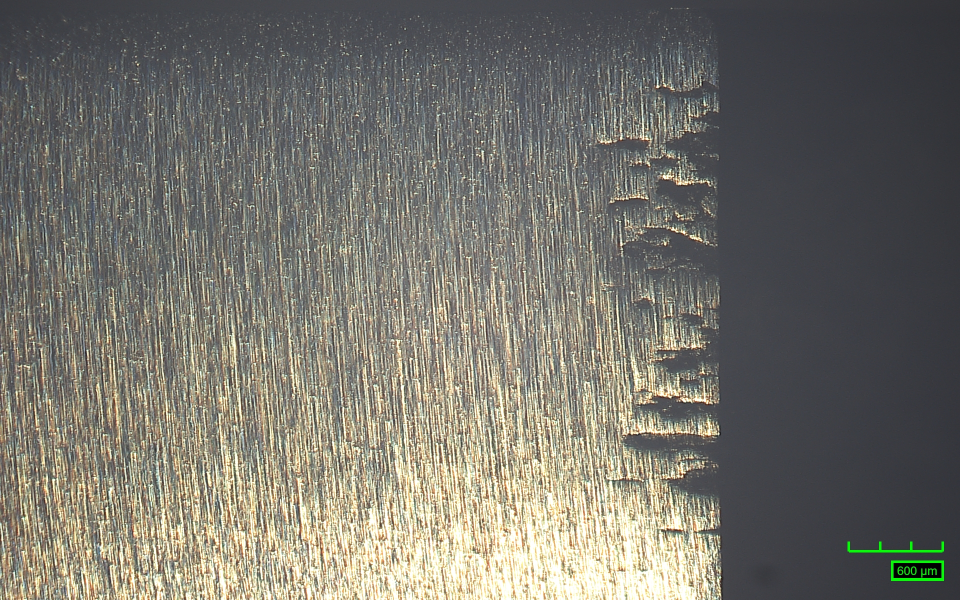
#> input picture backendDev/data/raw/CR3-7_c-side_BF001.jpg, 1920 x 1200 px (shown at 1/2 size); its folder holds only this picture in this run
$ python visualize_all_pits.py
#> lines starting #> are read from the running program, lines starting #| are printed output that depends on the picture; after the words box and inside, x2 and y2 are one past the last pixel; in counts of white or black regions, pixels touching at a corner belong together
### backendDev/pipeline/stage1_scale_bar.py
"""
Stage 1: Scale Bar Detection

Detects the green scale bar in the bottom-right corner of each microscopy
image and returns the pixel-to-micron conversion factor.

The scale bar is a bright-green comb/ruler shape with a numeric µm label
(e.g. "150 µm") printed in the same green colour beside it.

Strategy
--------
1. Crop to the bottom-right 30 % × 20 % of the image where the bar lives.
2. HSV-threshold for the specific green used by the microscope software.
3. Use morphological closing with a wide horizontal kernel to merge the
   individual comb ticks into a single solid blob.
4. Pick the most horizontally elongated blob as the bar; measure its width
   in pixels.
5. Read the µm label via pytesseract OCR (with preprocessing), falling back
   to a manual override if OCR is unavailable.
6. Return scale_um_per_px = um_value / bar_px_width.

Dependencies
------------
- opencv-python, numpy  (always required)
- pytesseract + tesseract system binary  (required for OCR)
  Install: pip install pytesseract
           brew install tesseract   # macOS
"""

import re

import cv2
import numpy as np


# ---------------------------------------------------------------------------
# Tuneable constants
# ---------------------------------------------------------------------------

# Fraction of image dimensions that define the bottom-right search region.
# Bottom 15 % × right 32 % — keeps specimen illumination (even bright-green
# darkfield) outside the search window regardless of image type.
ROI_Y_FRACTION = 0.85   # start looking from 85 % down the image
ROI_X_FRACTION = 0.68   # start looking from 68 % across the image

# HSV bounds for the microscope scale-bar green.
# The bar is a vivid lime-green; we keep saturation and value floors high to
# avoid matching the golden specimen surface.
HSV_LOWER_GREEN = np.array([35,  80,  80], dtype=np.uint8)
HSV_UPPER_GREEN = np.array([90, 255, 255], dtype=np.uint8)

# Minimum contour area (px²) — filters single-pixel noise.
MIN_BLOB_AREA = 15

# Horizontal closing kernel width: wide enough to bridge the gaps between
# comb ticks (which can be ~5–15 px apart) without merging text blobs.
H_CLOSE_KERNEL_W = 20
H_CLOSE_KERNEL_H = 3

# Factor by which the ROI is upscaled before OCR (larger = better accuracy).
OCR_UPSCALE = 4


# ---------------------------------------------------------------------------
# Public exceptions
# ---------------------------------------------------------------------------

class ScaleBarNotFoundError(RuntimeError):
    """Raised when no green scale-bar blob can be located in the image."""


# ---------------------------------------------------------------------------
# Internal helpers
# ---------------------------------------------------------------------------

def _load_image(image_input):
    """Return a BGR uint8 ndarray from a file path or an existing array."""
    if isinstance(image_input, str):
        image = cv2.imread(image_input)
        if image is None:
            raise FileNotFoundError(f"Cannot load image: {image_input}")
        return image
    return image_input.copy()


def _isolate_green(bgr_roi):
    """Return a binary mask of green pixels in a BGR region."""
    hsv = cv2.cvtColor(bgr_roi, cv2.COLOR_BGR2HSV)
    raw_mask = cv2.inRange(hsv, HSV_LOWER_GREEN, HSV_UPPER_GREEN)

    # Horizontal closing to merge comb ticks into one solid bar blob.
    h_kernel = cv2.getStructuringElement(
        cv2.MORPH_RECT, (H_CLOSE_KERNEL_W, H_CLOSE_KERNEL_H)
    )
    merged_mask = cv2.morphologyEx(raw_mask, cv2.MORPH_CLOSE, h_kernel)
    return merged_mask, raw_mask


def _find_bar_contour(merged_mask, verbose=False):
    """
    Return the contour that best represents the horizontal scale bar.

    Selection criterion: largest width-to-height ratio among blobs with
    area >= MIN_BLOB_AREA.  The bar is wide and short; text characters are
    taller relative to their width.

    When verbose=True, prints every candidate blob with its bbox, area, and
    aspect ratio so callers can diagnose false-positive selections.
    """
    contours, _ = cv2.findContours(
        merged_mask, cv2.RETR_EXTERNAL, cv2.CHAIN_APPROX_SIMPLE
    )
    if not contours:
        return None

    best_contour = None
    best_ratio = -1.0
    candidates = []
    for contour in contours:
        area = cv2.contourArea(contour)
        if area < MIN_BLOB_AREA:
            continue
        bx, by, bw, bh = cv2.boundingRect(contour)
        ratio = bw / max(bh, 1)
        candidates.append((ratio, area, bx, by, bw, bh, contour))
        if ratio > best_ratio:
            best_ratio = ratio
            best_contour = contour

    if verbose:
        print(f"  [Stage 1 debug] blobs found    : {len(candidates)}")
        for i, (ratio, area, bx, by, bw, bh, _) in enumerate(
            sorted(candidates, key=lambda c: -c[0])
        ):
            marker = " ← SELECTED" if (best_contour is not None
                                        and ratio == best_ratio) else ""
            print(f"    blob #{i+1}: bbox=({bx},{by},{bw},{bh})"
                  f"  area={area:.0f}  ratio={ratio:.1f}{marker}")

    return best_contour


def _read_um_value_ocr(bgr_roi):
    """
    Run pytesseract on the ROI and return the first integer found.

    Pre-processing steps:
    1. Build the green HSV mask (same threshold as bar detection) — this
       already cleanly isolates both the scale bar ticks AND the text label
       against a black background, without any specimen noise.
    2. Find the bounding box of all green pixels.
    3. Crop to the lower 45 % of that box — where the "150 µm" label lives
       (the comb ticks occupy the upper portion).
    4. Upscale to a minimum height of 80 px for sub-pixel character detail.
    5. Dilate slightly to thicken thin strokes.
    6. Run Tesseract in single-block mode; parse the first integer >= 10.

    Returns the µm value as a float, or None if OCR fails / is unavailable.
    """
    try:
        import pytesseract
    except ImportError:
        return None

    # --- Build the clean green binary mask --------------------------------
    hsv = cv2.cvtColor(bgr_roi, cv2.COLOR_BGR2HSV)
    green_mask = cv2.inRange(hsv, HSV_LOWER_GREEN, HSV_UPPER_GREEN)

    green_ys, green_xs = np.where(green_mask > 0)
    if len(green_xs) == 0:
        return None

    gx_min, gx_max = int(green_xs.min()), int(green_xs.max())
    gy_min, gy_max = int(green_ys.min()), int(green_ys.max())
    green_h = gy_max - gy_min

    # --- Crop to the label region (lower 45 % of the green bounding box) --
    # The scale bar ticks are in the upper ~55 %; the text box is below them.
    label_y_start = gy_min + int(green_h * 0.55)
    label_crop = green_mask[label_y_start : gy_max + 2,
                            gx_min        : gx_max + 2]

    if label_crop.size == 0 or np.count_nonzero(label_crop) == 0:
        return None

    # --- Upscale so the shortest dimension is at least 40 px ---------------
    # (the label box is typically ~35–40 px tall; 2× is sufficient for PSM 7)
    crop_h, crop_w = label_crop.shape[:2]
    min_height = 40
    scale_up = max(2, min_height // max(crop_h, 1))
    label_large = cv2.resize(
        label_crop, None,
        fx=scale_up, fy=scale_up,
        interpolation=cv2.INTER_NEAREST
    )

    # --- Dilate slightly to thicken thin strokes ---------------------------
    dil_kernel = cv2.getStructuringElement(cv2.MORPH_RECT, (2, 2))
    label_large = cv2.dilate(label_large, dil_kernel, iterations=1)

    # --- OCR — PSM 7: treat image as a single text line --------------------
    ocr_config = "--psm 7 -c tessedit_char_whitelist=0123456789µuUmM ."
    raw_text = pytesseract.image_to_string(label_large, config=ocr_config)

    numbers = re.findall(r'\d+', raw_text)
    if numbers:
        candidates = [int(n) for n in numbers if int(n) >= 10]
        if candidates:
            return float(max(candidates))

    return None


# ---------------------------------------------------------------------------
# Public API
# ---------------------------------------------------------------------------

def detect_scale_bar(image_input, um_value_override=None, verbose=False):
    """
    Detect the green scale bar and compute the scale factor.

    Parameters
    ----------
    image_input : str or numpy.ndarray
        Path to the image file or a BGR numpy array.
    um_value_override : float or None
        If pytesseract is not installed, pass the known µm value here
        (e.g. ``um_value_override=150.0``).
    verbose : bool
        When True, print bar width, OCR value, scale factor, and bounding
        box coordinates to stdout for debugging.

    Returns
    -------
    scale_um_per_px : float
        Micrometers per pixel derived from the scale bar.
    debug_vis : numpy.ndarray
        BGR image with the detected bar highlighted in red, the measured
        pixel width, and the computed scale factor.

    Raises
    ------
    RuntimeError
        If the scale bar cannot be found or the µm value cannot be read.
    """
    image = _load_image(image_input)
    img_h, img_w = image.shape[:2]

    # --- 1. Crop to bottom-right search region ----------------------------
    roi_y0 = int(img_h * ROI_Y_FRACTION)
    roi_x0 = int(img_w * ROI_X_FRACTION)
    roi_bgr = image[roi_y0:, roi_x0:]

    if roi_bgr.size == 0:
        raise RuntimeError("ROI crop produced an empty array — check image dimensions.")

    # --- 2. Green masking and blob detection -------------------------------
    merged_mask, raw_mask = _isolate_green(roi_bgr)

    if verbose:
        green_px = int(np.count_nonzero(raw_mask))
        print(f"  [Stage 1 debug] green pixels   : {green_px} in search ROI")

    bar_contour = _find_bar_contour(merged_mask, verbose=verbose)
    if bar_contour is None:
        raise ScaleBarNotFoundError(
            "No green blobs found in the bottom-right region. "
            "Check HSV_LOWER_GREEN / HSV_UPPER_GREEN constants."
        )

    bar_x, bar_y, bar_w, bar_h = cv2.boundingRect(bar_contour)

    # bar_w is the pixel span of the scale bar — this is our denominator.
    bar_px_width = bar_w

    # --- 3. Read µm value -------------------------------------------------
    um_value = um_value_override
    if um_value is None:
        um_value = _read_um_value_ocr(roi_bgr)

    if um_value is None:
        raise RuntimeError(
            "Could not read the µm value from the scale bar label.\n"
            "Options:\n"
            "  1. Install pytesseract:  pip install pytesseract\n"
            "                           brew install tesseract\n"
            "  2. Pass the value directly: detect_scale_bar(img, um_value_override=150.0)"
        )

    # --- 4. Compute scale factor ------------------------------------------
    scale_um_per_px = um_value / bar_px_width

    # Absolute coordinates of the bar in the full image.
    abs_x0 = roi_x0 + bar_x
    abs_y0 = roi_y0 + bar_y
    abs_x1 = abs_x0 + bar_w
    abs_y1 = abs_y0 + bar_h

    if verbose:
        source = "input image" if isinstance(image_input, str) else "numpy array"
        print(f"  [Stage 1 debug] input          : {source}")
        print(f"  [Stage 1 debug] image size     : {img_w} x {img_h} px")
        print(f"  [Stage 1 debug] search region  : x=[{roi_x0}:{img_w}]  y=[{roi_y0}:{img_h}]")
        print(f"  [Stage 1 debug] bar bbox (full): x0={abs_x0}  y0={abs_y0}  x1={abs_x1}  y1={abs_y1}")
        print(f"  [Stage 1 debug] bar width      : {bar_px_width} px")
        print(f"  [Stage 1 debug] bar height     : {bar_h} px")
        print(f"  [Stage 1 debug] OCR µm value   : {um_value:.0f} µm  "
              f"({'override' if um_value_override is not None else 'OCR'})")
        print(f"  [Stage 1 debug] scale factor   : {um_value:.0f} / {bar_px_width} = "
              f"{scale_um_per_px:.4f} µm/px")

    # --- 5. Debug visualisation -------------------------------------------
    debug_vis = image.copy()

    # Red rectangle around the detected bar.
    cv2.rectangle(debug_vis, (abs_x0, abs_y0), (abs_x1, abs_y1),
                  (0, 0, 255), 2)

    # Horizontal double-headed arrow showing measured pixel span.
    arrow_y = abs_y1 + 8
    cv2.arrowedLine(debug_vis, (abs_x0, arrow_y), (abs_x1, arrow_y),
                    (0, 0, 255), 1, tipLength=0.1)
    cv2.arrowedLine(debug_vis, (abs_x1, arrow_y), (abs_x0, arrow_y),
                    (0, 0, 255), 1, tipLength=0.1)

    # Annotation text.
    label = f"{um_value:.0f}um / {bar_px_width}px = {scale_um_per_px:.4f}um/px"
    text_x = max(abs_x0 - 10, 5)
    text_y = max(abs_y0 - 8, 15)
    cv2.putText(debug_vis, label, (text_x, text_y),
                cv2.FONT_HERSHEY_SIMPLEX, 0.45, (0, 0, 255), 1, cv2.LINE_AA)

    # Also outline the full bottom-right search region in yellow.
    cv2.rectangle(debug_vis, (roi_x0, roi_y0), (img_w - 1, img_h - 1),
                  (0, 220, 220), 1)

    return scale_um_per_px, debug_vis

### backendDev/tests/visualize_all_pits.py
"""
Visualise All Pits
==================
Runs Stages 1–3 on every in-scope JPEG and saves an annotated image to
outputs/debug/all_pits/<filename>.jpg

Each confirmed pit is drawn and labelled:
  - Macro pits  (area ≥ 1500 µm²):  bright green (surface) / bright blue (edge)
                                     label: "#N  <area>µm²  <depth>µm"
  - Micro pits  (area < 1500 µm²):  dim green / dim blue
                                     label: "#N" only (avoids clutter on dense images)
  - Rejected candidates:             dark grey outline, no label

A legend and per-image stats banner are printed at the top of each image.

Usage
-----
    python tests/visualize_all_pits.py          # all images
    python tests/visualize_all_pits.py BF001    # images whose name contains "BF001"
"""

import glob
import math
import os
import sys

import cv2
import numpy as np

sys.path.insert(0, os.path.join(os.path.dirname(__file__), ".."))

from pipeline.stage1_scale_bar     import detect_scale_bar, ScaleBarNotFoundError
from pipeline.stage2_roi           import extract_roi
from pipeline.stage3_pit_detection import detect_pits
from pipeline.config               import (MANUAL_SCALE_OVERRIDES,
                                           NO_SCALE_BAR_IMAGES,
                                           EXCLUDED_SPECIMENS)

ROOT     = os.path.join(os.path.dirname(__file__), "..")
RAW_DIR  = os.path.join(ROOT, "data", "raw")
OUT_DIR  = os.path.join(ROOT, "outputs", "debug", "all_pits")

# Colours (BGR)
MACRO_SURFACE_COL  = (0, 220, 0)
MACRO_EDGE_COL     = (220, 80, 0)
MICRO_SURFACE_COL  = (0, 100, 0)
MICRO_EDGE_COL     = (120, 40, 0)
REJECTED_COL       = (70, 70, 70)
LABEL_SHADOW_COL   = (0, 0, 0)
LABEL_TEXT_COL     = (255, 255, 255)
BANNER_BG_COL      = (30, 30, 30)


# [76 lines left out: functions _pit_colour, _put_label, _draw_pits, not called in this run]


def _process_one(image_path):
    filename = os.path.basename(image_path)
    stem     = os.path.splitext(filename)[0]

    import re
    match = re.search(r"CR3-\d+", filename, re.IGNORECASE)
    specimen_id = match.group(0).upper() if match else None

    if specimen_id in EXCLUDED_SPECIMENS:
        return f"  skip  {filename} (excluded)"
    if stem in NO_SCALE_BAR_IMAGES:
        return f"  skip  {filename} (no scale bar)"

    try:
        um_override = MANUAL_SCALE_OVERRIDES.get(stem)
        try:
            scale_um_per_px, _, _ = detect_scale_bar(
                image_path, um_value_override=um_override
            )
#> in _load_image, image is the input picture: shape (1200, 1920, 3); mean B, G, R 107.7, 115.4, 117.2
#> in detect_scale_bar, `roi_bgr = image[roi_y0:, roi_x0:]`:
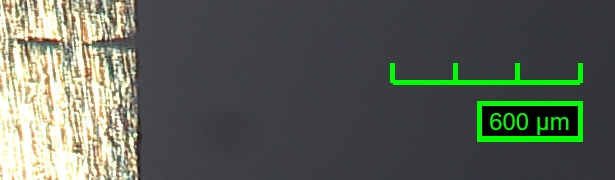
#> roi_bgr: shape (180, 615, 3); mean B, G, R 86.5, 95.9, 89.7
#> in _isolate_green, `raw_mask = cv2.inRange(hsv, HSV_LOWER_GREEN, HSV_UPPER_GREEN)`:
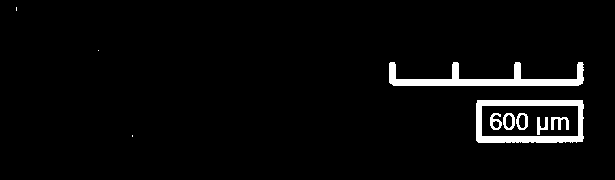
#> raw_mask: shape (180, 615); 3.7% white; 10 white regions (3 under 20 px), largest, box (x1, y1, x2, y2) and area: (389, 62, 584, 86) 1800, (476, 100, 584, 143) 1698, (551, 117, 569, 130) 133
#> in _isolate_green, `merged_mask = cv2.morphologyEx(raw_mask, cv2.MORPH_CLOSE, h_kernel)`:
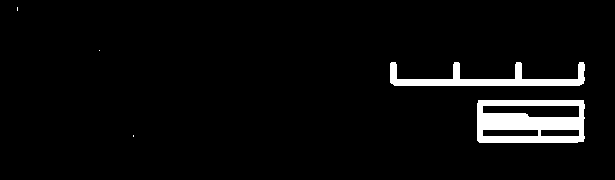
#> merged_mask: shape (180, 615); 4.5% white; 5 white regions (3 under 20 px)
#> in _find_bar_contour, `contours, _ = cv2.findContours( merged_mask, cv2.RETR_EXTERNAL, cv2.CH..`: contours = 5 contours, 3 with area under 20; largest, box (x1, y1, x2, y2) and area: (477, 100, 585, 143) 4452, (390, 62, 585, 86) 1544
#> the loop in _find_bar_contour, `for contour in contours:` made 5 passes
#> (area, bx, by, bw, bh, ratio, best_ratio) on passes 2 to 3: (4452, 477, 100, 108, 43, 2.51, 2.51), (1544, 390, 62, 195, 24, 8.12, 8.12)
#> after the loop in _find_bar_contour, `for contour in contours:`: best_contour = contour of 48 points, box (x1, y1, x2, y2) (390, 62, 585, 86), area 1544; best_ratio = 8.12; candidates = 2 items
#> in detect_scale_bar, `bar_contour = _find_bar_contour(merged_mask, verbose=verbose)`: bar_contour has the same summary as best_contour in _find_bar_contour
#> in detect_scale_bar, `bar_x, bar_y, bar_w, bar_h = cv2.boundingRect(bar_contour)`: bar_x = 390; bar_y = 62; bar_w = 195; bar_h = 24
#> in detect_scale_bar, `bar_px_width = bar_w`: bar_px_width = 195
#> in _read_um_value_ocr, `green_ys, green_xs = np.where(green_mask > 0)`: green_ys = 4069 values from 7 to 142; green_xs = 4069 values, max 583 at index 75, min 16 at index 0, mean 508.2
#> in _read_um_value_ocr, `gx_min, gx_max = int(green_xs.min()), int(green_xs.max())`: gx_min = 16; gx_max = 583
#> in _read_um_value_ocr, `gy_min, gy_max = int(green_ys.min()), int(green_ys.max())`: gy_min = 7; gy_max = 142
#> in _read_um_value_ocr, `green_h = gy_max - gy_min`: green_h = 135
#> in _read_um_value_ocr, `label_y_start = gy_min + int(green_h * 0.55)`: label_y_start = 81
#> in _read_um_value_ocr, `label_crop = green_mask[label_y_start : gy_max + 2, gx_min        : gx..`:
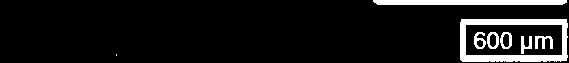
#> label_crop: shape (63, 569); 9% white; 8 white regions (1 under 20 px), largest, box (x1, y1, x2, y2) and area: (460, 19, 568, 62) 1698, (373, 0, 567, 5) 956, (535, 36, 553, 49) 133
#> in _read_um_value_ocr, `label_large = cv2.resize( label_crop, None, fx=scale_up, fy=scale_up, ..`:
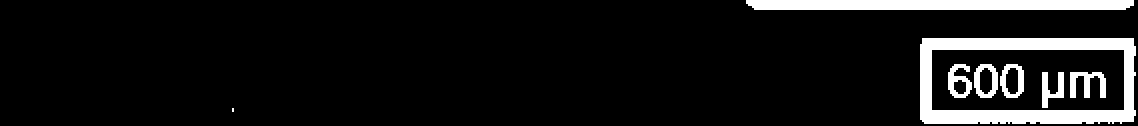
#> label_large: shape (126, 1138); 9% white; 8 white regions (1 under 20 px), largest, box (x1, y1, x2, y2) and area: (920, 38, 1136, 124) 6792, (746, 0, 1134, 10) 3824, (1070, 72, 1106, 98) 532
#> in _read_um_value_ocr, `label_large = cv2.dilate(label_large, dil_kernel, iterations=1)`:
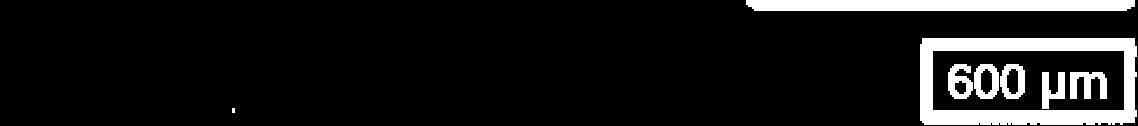
#> label_large: shape (126, 1138); 10% white; 8 white regions (1 under 20 px), largest, box (x1, y1, x2, y2) and area: (920, 38, 1137, 125) 7374, (746, 0, 1135, 11) 4223, (1070, 72, 1107, 99) 641
        except ScaleBarNotFoundError:
            return f"  skip  {filename} (no scale bar detected)"

        specimen_mask, _, roi_dims, _ = extract_roi(image_path, scale_um_per_px)
        confirmed_pits, rejected_candidates, _, _ = detect_pits(
            image_path, scale_um_per_px, specimen_mask, roi_dims
        )

        image = cv2.imread(image_path)
        annotated = _draw_pits(image, confirmed_pits, rejected_candidates,
                               scale_um_per_px, filename)

        os.makedirs(OUT_DIR, exist_ok=True)
        out_path = os.path.join(OUT_DIR, stem + ".jpg")
        cv2.imwrite(out_path, annotated, [cv2.IMWRITE_JPEG_QUALITY, 92])

        n_macro = sum(1 for p in confirmed_pits if p.get("pit_tier") == "macro")
        return (f"  OK    {filename}  "
                f"confirmed={len(confirmed_pits)} macro={n_macro}  → {out_path}")

    except Exception as exc:
        return f"  ERROR {filename}: {exc}"


def main():
    filter_str = sys.argv[1] if len(sys.argv) > 1 else None

    pattern_lower = os.path.join(RAW_DIR, "*.jpg")
    pattern_upper = os.path.join(RAW_DIR, "*.jpeg")
    all_paths = sorted(glob.glob(pattern_lower) + glob.glob(pattern_upper))

    if filter_str:
        all_paths = [p for p in all_paths if filter_str in os.path.basename(p)]

    if not all_paths:
        print(f"No images found in {RAW_DIR}" +
              (f" matching '{filter_str}'" if filter_str else ""))
        sys.exit(1)

    print(f"\nAnnotating {len(all_paths)} image(s) → {OUT_DIR}\n")
    for idx, path in enumerate(all_paths, 1):
        print(f"[{idx:2d}/{len(all_paths)}] ", end="", flush=True)
        msg = _process_one(path)
        print(msg)

    print(f"\nDone. Output directory: {OUT_DIR}\n")


if __name__ == "__main__":
    main()
#> (the call stopped at in _read_um_value_ocr, `raw_text = pytesseract.image_to_string(label_large, config=ocr_config)`: pytesseract is not available in this run)
